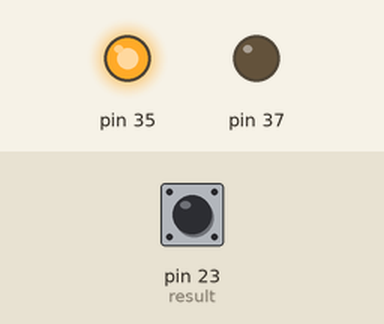
Simulated run of this program. Board: Raspberry Pi (header pin numbers). On the bench: output pins drawn as LEDs (lit = HIGH). Inputs (shaded band) come from the test bench; at power-on: pin 23 (result) LOW. What the program prints to the terminal is not drawn.

Above: at 11.2 s.
11.3 s: pin 23 (result) pulled HIGH for 0.15 s
At 12.5 s:
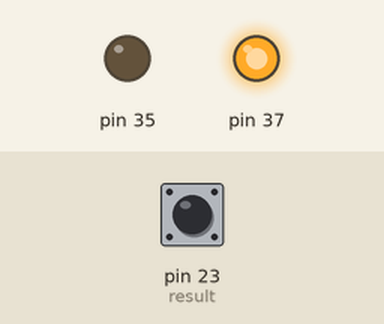
12.9 s: pin 23 (result) pulled HIGH for 3.2 s
At 17.4 s:
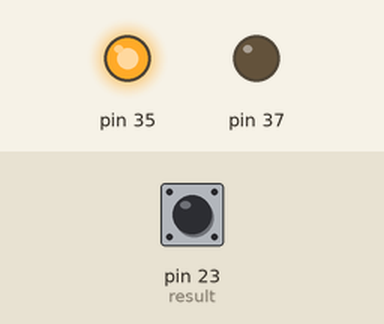
Timing chart, 0 to 18.9 s (numbered marks = the images above; inputs shaded):
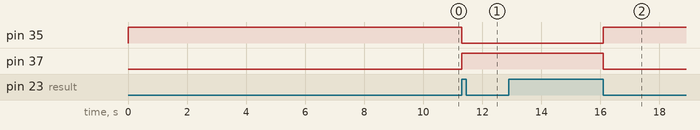

Measured:
- after the input at 11.3 s, pin 35: HIGH → LOW at once; pin 37: LOW → HIGH at once
- after the input at 12.9 s, pin 35: LOW → HIGH after 3.2 s; pin 37: HIGH → LOW after 3.2 s

The program:

vibration_led.py
```python
import RPi.GPIO as GPIO
import time

GPIO.setmode(GPIO.BOARD)

GPIO.setup(37, GPIO.OUT, initial = GPIO.LOW)
GPIO.setup(35, GPIO.OUT, initial = GPIO.HIGH)
GPIO.setup(23, GPIO.IN, pull_up_down=GPIO.PUD_DOWN)
time.sleep(10)
count = 0
num = 0

try:
    while True:
        result = GPIO.input(23)
        print(result)
        if result == 1:
            count = count + 1
            if count == 1:
                print("진동이 감지 되었습니다.")
                GPIO.output(35, GPIO.LOW)
                GPIO.output(37, GPIO.HIGH)
                time.sleep(3)
        elif count > 2:
            count = 0
            GPIO.output(35, GPIO.HIGH)
            GPIO.output(37, GPIO.LOW)
            time.sleep(60)
            break
except KeyboardInterrupt:
    pass

GPIO.cleanup()
```
